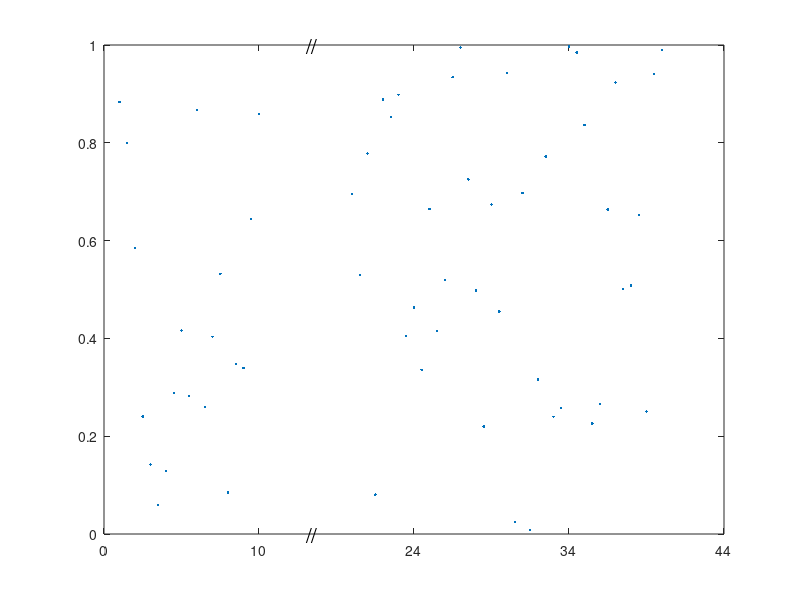

Source code (MATLAB):
% function h=BreakXAxis(x,y,start,stop,width);

% Julie Haas, after Michael Robbins
% - assumes dx is same for all data
% - 'width' must be a whole number
% - to change axis, use {a=axis} to get axis, and reset in those units

%test data:  
x=[1:.5:40]; y=rand(size(x)); start=10;stop=20;width=6; 
% x=.01:.01:10;y=sin(6*x);start=2;stop=3;width=1;

% erase unused data
y(x>start & x<stop)=[];
x(x>start & x<stop)=[];

% map to new xaxis, leaving a space 'width' wide
x2=x;
x2(x2>=stop)=x2(x2>=stop)-(stop-start-width);

h=plot(x2,y,'.');

ytick=get(gca,'YTick');
t1=text(start+width/2,ytick(1),'//','fontsize',15);
t2=text(start+width/2,ytick(max(length(ytick))),'//','fontsize',15);
% For y-axis breaks, use set(t1,'rotation',270);

% remap tick marks, and 'erase' them in the gap
xtick=get(gca,'XTick');
dtick=xtick(2)-xtick(1);
gap=floor(width/dtick);
last=max(xtick(xtick<=start));          % last tick mark in LH dataset
next=min(xtick(xtick>=(last+dtick*(1+gap))));   % first tick mark within RH dataset
offset=size(x2(x2>last&x2<next),2)*(x(2)-x(1));

for i=1:sum(xtick>(last+gap))
    xtick(find(xtick==last)+i+gap)=stop+offset+dtick*(i-1);
end
    
for i=1:length(xtick)
    if xtick(i)>last&xtick(i)<next
        xticklabel{i}=sprintf('%d',[]);
    else
        xticklabel{i}=sprintf('%d',xtick(i));
    end
end;
set(gca,'xticklabel',xticklabel);
